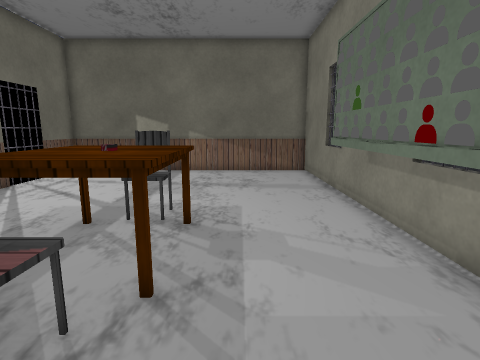
view 1 (above)

12 first-person views from a walk through a scene from a Unity 3-D project. The camera is 1.2 m above the floor, tilts 10° down and sees 80° across. The floor is counted in squares, 0.5 m on a side. Each view is taken from the middle of a square. On the plan, view 1 faces up. The plan holds only what a view shows up to about 18 squares ahead; the rest is blank. The player is left out. Some animated figures are not drawn. Some surface patterns are stand-ins.

view 2
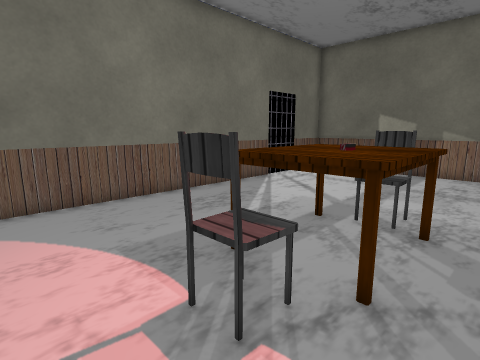

view 3
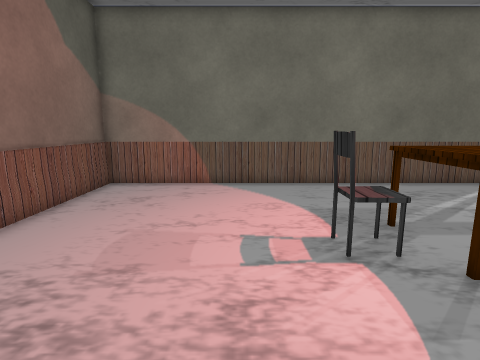

view 4
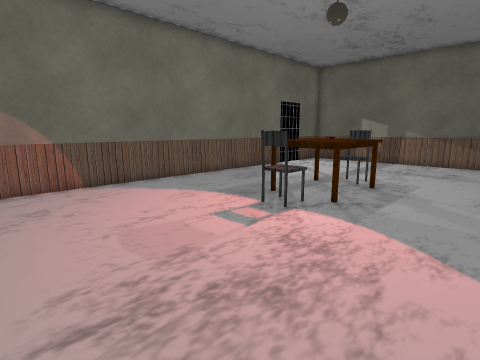

view 5
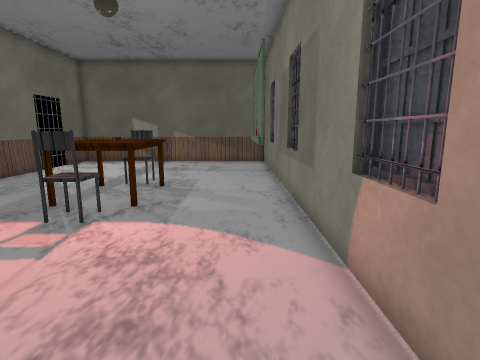

view 6
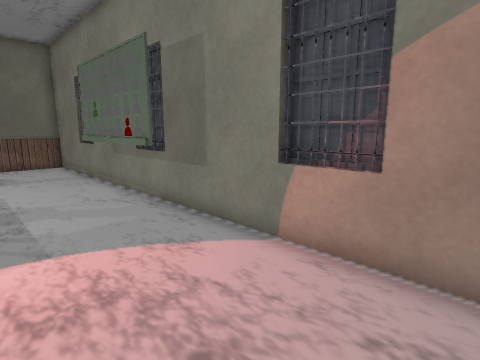

view 7
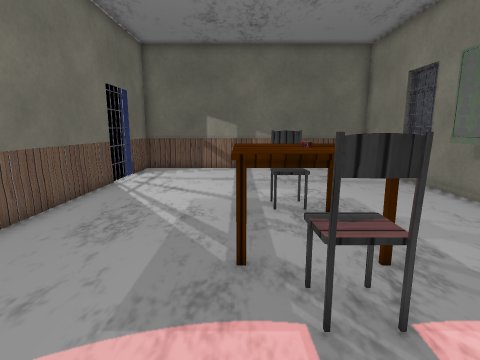

view 8
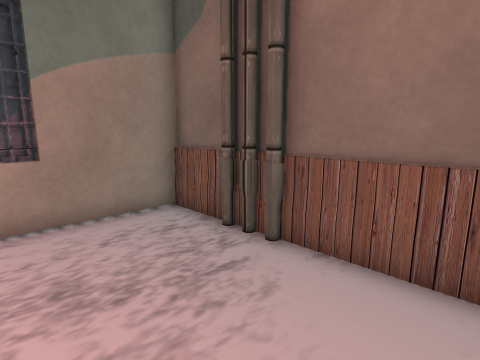

view 9
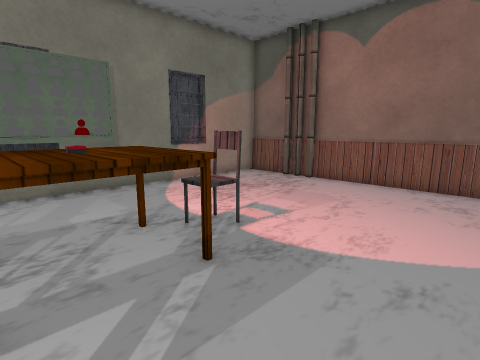

view 10
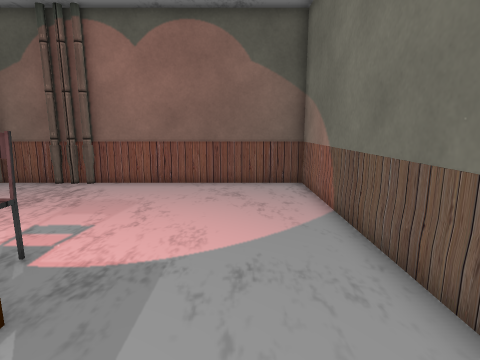

view 11
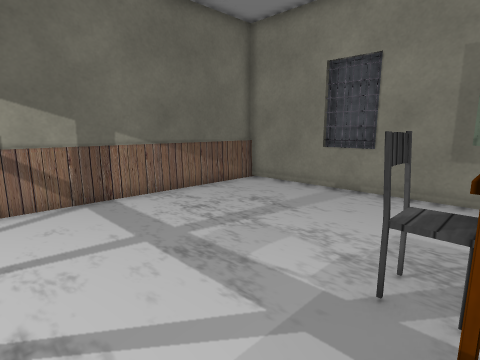

view 12
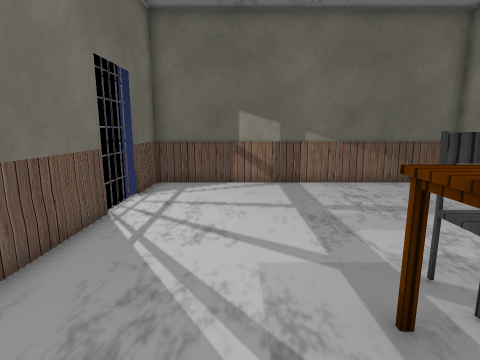

### Floor plan
Points are (right, up) in squares from view 1. A wall is a line through its corners. A room is listed if a view was taken in it or the views show most of it. See-through windows are left out.
Room 1 (views 1, 2, 3, 4, 5, 6, 7, 8, 9, 10, 11, 12)
walls: (4.2, 5.4) (4.2, 6.4); (4.2, 10.9) (4.2, 11.5); (-9.9, 11.5) (-9.9, -6) (-0.5, -6); (4.2, -0.3) (3.8, -0.3); (4.2, 12.4) (4.2, 13) (3.8, 13); (4.2, -2.5) (4.2, -1.4); (1.5, -6) (3.9, -6) (3.9, 17.1) (-9.9, 17.1) (-9.9, 14.4); (-11.2, 16.5) (-11.2, 14.1)
objects: other object (-10, 12) to (-10, 14); other object (-4, 4) to (-1, 7); other object (-3, 2) to (-2, 3); other object (-3, 7) to (-2, 8); other object (2, 4) to (2, 7); other object (3, 3) to (3, 8)

Where each view was taken, in squares from view 1:
view 1: 0 up, 0 right, facing up
view 2: 0 up, 0 right, facing up-left
view 3: 0 up, 3 right, facing left
view 4: 5 down, 3 right, facing up-left
view 5: 5 down, 2 right, facing up
view 6: 4 down, 1 left, facing up-right
view 7: 1 down, 4 left, facing up
view 8: 1 down, 4 left, facing down-right
view 9: 7 up, 8 left, facing down-right
view 10: 7 up, 7 left, facing down
view 11: 7 up, 7 left, facing up-right
view 12: 4 up, 6 left, facing up
